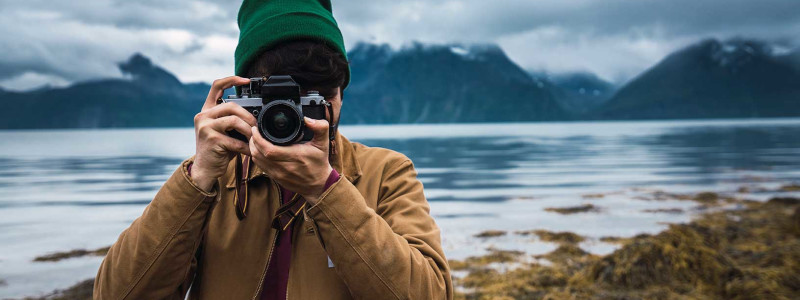
#> input picture testColorful2.jpg, 800 x 300 px
$ python histogramEqualization.py
#> lines starting #> are read from the running program, lines starting #| are printed output that depends on the picture; long printed decimals are rounded
import matplotlib.pyplot as plt
import matplotlib.image as mpimg
import cv2
import numpy as np
from PIL import Image
import itertools

def drow_Result(imgAddr, title, location, axis):
    fig.add_subplot(rows, columns, location)
    plt.imshow(imgAddr,cmap='gray')
    plt.axis(axis)
    plt.title(title)

#imagePath = './testGray.jpg'
#imagePath = './testColorful.jpg'
imagePath = './testColorful2.jpg'
#imagePath = './testColorful3.jpg'

beforeImage = Image.open(imagePath)
#> beforeImage is the input picture: PIL image 800x300 RGB; mean R, G, B 108.1, 118.6, 122.7

image = Image.open(imagePath)
image = image.convert("L")  # convert to gray scale
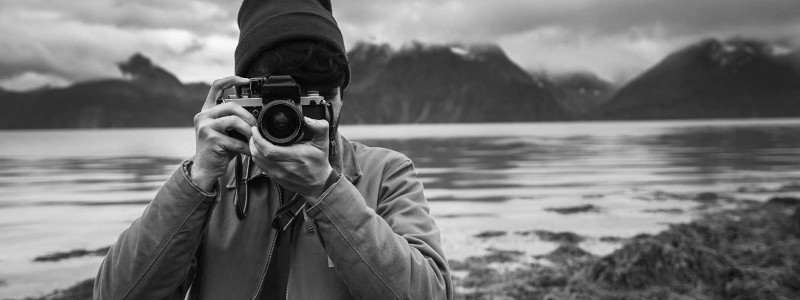
#> image: PIL image 800x300 L; min 0, max 249, mean 115.9

width, height = image.size
#> width = 800; height = 300
totalPixels = width * height
#> totalPixels = 240000

cProbability = [0] * 256

freq = image.histogram()
#> freq = 256 values, max 2966 at index 58, min 0 at index 250, mean 937.5
a = np.array(image)
plt.hist(a.ravel(),  bins=256) #Diagram
plt.ylabel('Probability')
plt.xlabel('Gray Level')
#plt.savefig('inputhist.svg')

prevSum = 0
for i in range(256):
    prevSum += freq[i]*1.0/totalPixels
    cProbability[i] = prevSum
#> this loop made 256 passes
#> prevSum on passes 1 to 3: 4.17e-06, 4.17e-05, 0.000125
#> after the loop, cProbability = 256 values from 4.17e-06 to 1; prevSum = 1

print(cProbability[255]) #show Probability
#| 1.000
images = np.array(Image.open(imagePath))
b, g, r = cv2.split(images)
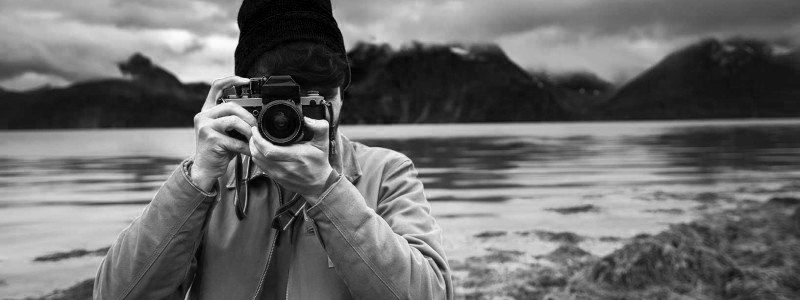
#> b: shape (300, 800); min 0, max 253, mean 108.1
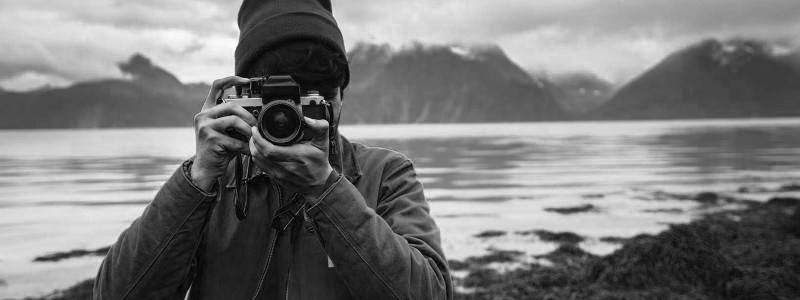
#> r: shape (300, 800); min 0, max 255, mean 122.7

if cProbability[255] > 0.005:
    R, G, B = images[:, :, 0], images[:, :, 1], images[:, :, 2]
    images = 0.2989 * R + 0.5870 * G + 0.1140 * B

pixels = image.load()
for x, y in itertools.product(range(width), range(height)):
    pixels[x, y] = int((255 * cProbability[pixels[x, y]]))

a = np.array(image)
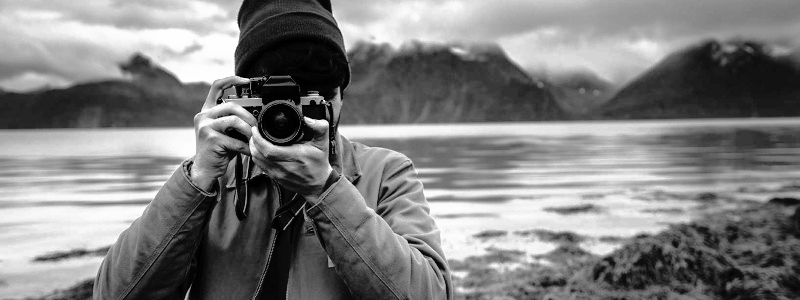
#> a: shape (300, 800); min 0, max 255, mean 127.7
plt.hist(a.ravel(),  bins=256)

fig = plt.figure(figsize=(10, 7))
rows = 2
columns = 2

drow_Result(beforeImage, "Before", 1, "off")
imageGray = Image.open(imagePath).convert('LA')
drow_Result(imageGray, "Gray", 2, "off")
drow_Result(image, "After", 3, "off")
plt.show()
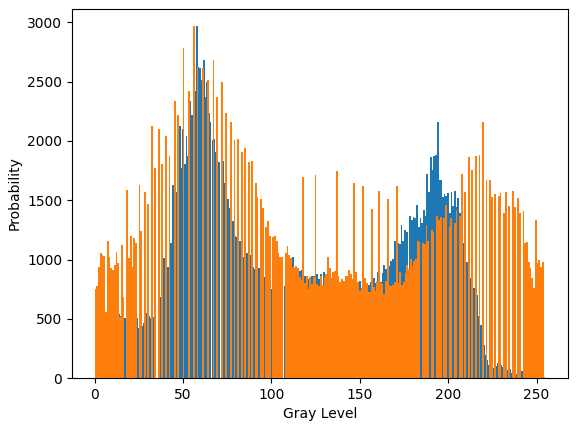
#> figure drawn by matplotlib, 1 panel; tallest bar 2966 high, from x = 57.39 to 58.36; tallest bar 2966 high, from x = 55.78 to 56.78

$ run again, with testColorful.jpg copied over testColorful2.jpg
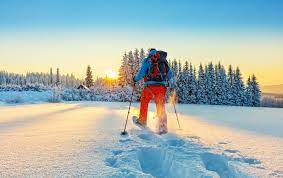
#> input picture testColorful.jpg, 283 x 178 px
#> beforeImage is the input picture: PIL image 283x178 RGB; mean R, G, B 166.9, 183.3, 180.4
#> `image = image.convert("L")`:
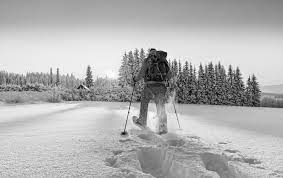
#> image: PIL image 283x178 L; min 0, max 254, mean 178
#> freq = 256 values, max 786 at index 227, min 0 at index 255, mean 196.8
#> the loop `for i in range(256):` made 256 passes
#> prevSum on passes 1 to 3: 1.99e-05, 3.97e-05, 0.000139
#> after the loop `for i in range(256):`: cProbability = 256 values from 1.99e-05 to 1; prevSum = 1
#| 1
#> `plt.show()`:
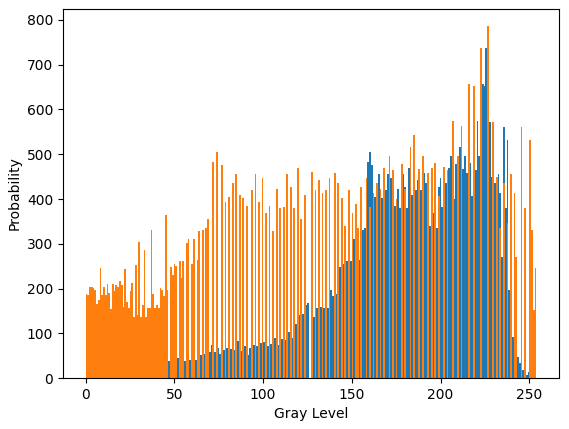
#> figure drawn by matplotlib, 1 panel; tallest bar 786 high, from x = 226.2 to 227.2; tallest bar 786 high, from x = 226.2 to 227.2
